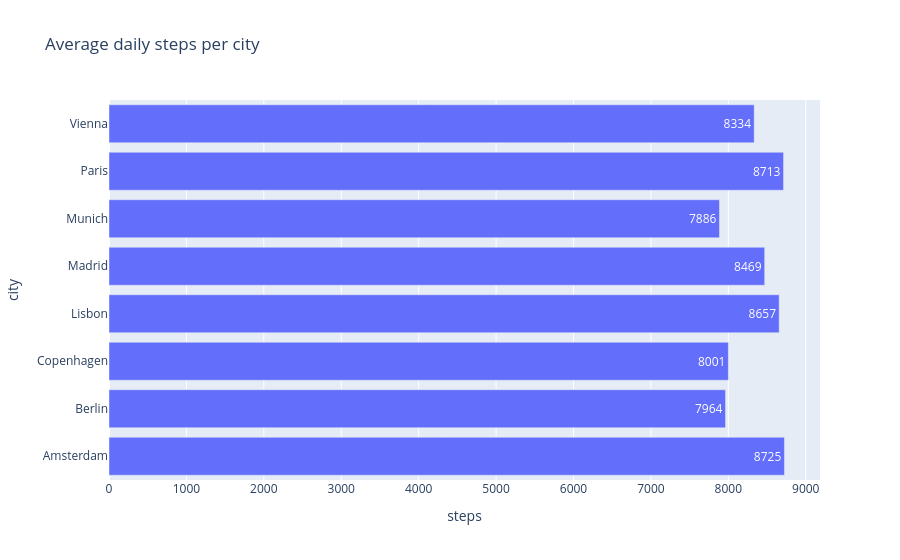

Notebook source saved alongside this figure:
### Markdown cell above
## 2. Comparing groups 🏆

Bar charts are the workhorse. Three tricks make them much better:
1. **Sort** the bars.
2. Go **horizontal** when labels are long or many.
3. **Highlight** what matters, grey out the rest.

### Code cell
# ✍️ live coding
by_city = df.groupby("city", as_index=False)["steps"].mean()
by_city
px.bar(by_city, x="steps", y="city", orientation="h", text_auto=".0f",
       title="Average daily steps per city")

### Figure 1 — Plotly figure (JSON) as saved in the notebook; plotly's stock layout.template omitted (floating-point values rounded to 4 significant figures)
{"data": [{"hovertemplate": "steps=%{x}<br>city=%{y}<extra></extra>", "legendgroup": "", "marker": {"color": "#636efa", "pattern": {"shape": ""}}, "name": "", "orientation": "h", "showlegend": false, "textposition": "auto", "texttemplate": "%{x:.0f}", "type": "bar", "x": [8725.0, 7964.0, 8001.0, 8657.0, 8469.0, 7886.0, 8713.0, 8334.0], "xaxis": "x", "y": ["Amsterdam", "Berlin", "Copenhagen", "Lisbon", "Madrid", "Munich", "Paris", "Vienna"], "yaxis": "y"}], "layout": {"barmode": "relative", "legend": {"tracegroupgap": 0}, "title": {"text": "Average daily steps per city"}, "xaxis": {"anchor": "y", "domain": [0, 1], "title": {"text": "steps"}}, "yaxis": {"anchor": "x", "domain": [0, 1], "title": {"text": "city"}}}}
